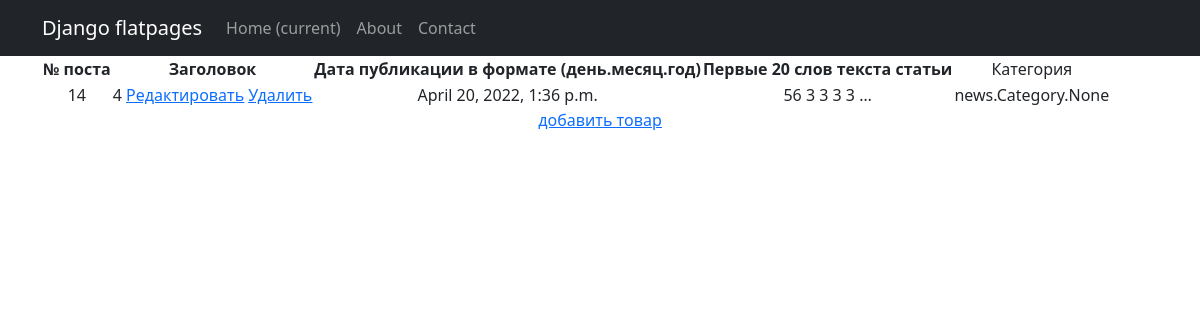
Screenshot of /news/14 with the database file from the repository.
### news/models.py (models this page shows, shortened)
class Post(models.Model):
    article = 'a'
    news = 'n'
    POST_TYPE = [
        (article, "Статья"),
        (news, "Новость")
    ]
    author = models.ForeignKey(Author, on_delete=models.CASCADE)
    post_type = models.CharField(max_length=1, choices=POST_TYPE, default=article)
    created = models.DateTimeField(auto_now_add=True)
    cats = models.ManyToManyField(Category, through='PostCategory')
    title = models.CharField(max_length=256)
    text = models.TextField()
    rating = models.IntegerField(default=0)

### news/views.py (the view)
# urls.py: path('<int:pk>', PostView.as_view(), name='post_detail'),
class PostView(DetailView):
    model = Post
    template_name = "news/post_detail.html"
    context_object_name = 'post'

### templates/news/post_detail.html (shortened to what this page needs)
{% extends 'flatpages/default.html' %}
{% load custom_filters %}
{% block content %}
<table>
    <tr>
        <td>
            <b>
                № поста
            </b>
        </td>
        <td>
            <b>
                Заголовок
            </b>
        </td>
        <td>
            <b>
                Дата публикации в формате (день.месяц.год)
            </b>
        </td>
        <td>
            <b>
                Первые 20 слов текста статьи
            </b>
        </td>
        <td>
                    Категория
        </td>
    </tr>
    <tr>
        <td>
            {{ post.id }}
        </td>
        <td>
            {{ post.title|default:"Без заголовка"|truncatewords:4|title }}
            <a href="{% url 'post_update' post.id %}"><u>Редактировать</u></a>
            <a href="{% url 'post_delete' post.id %}"><u> Удалить </u></a>
        </td>
        <td>
            {{ post.created|default:"Без даты" }}
        </td>
        <td>
            {{ post.text|truncatewords:5}}
        </td>
        <td>
                    {{post.cats}}
        </td>
    </tr>
</table>
<a href="{% url 'post_add'  %}"><u> добавить товар </u></a>
<br>
<br>
{% endblock content %}

### rows the page displays
Post: id "14", title "4", created "April 20, 2022, 1:36 p.m.", text "56 3 3 3 3 …", cats "news.Category.None"
